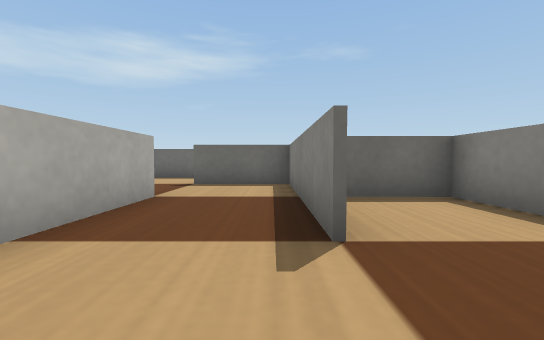
View 1 (above)

20 first-person views from a walk through a world built for the Webots simulator. The camera is 0.06 m above the floor, tilts 2° down and sees 90° across. The floor is counted in squares, 0.1 m on a side. Each view is taken from the middle of a square. On the plan, view 1 faces up. The plan holds only what a view shows up to about 9 squares ahead; the rest is blank. Robots are left out. Webots' stock objects and surfaces are drawn as simple stand-ins.

View 2
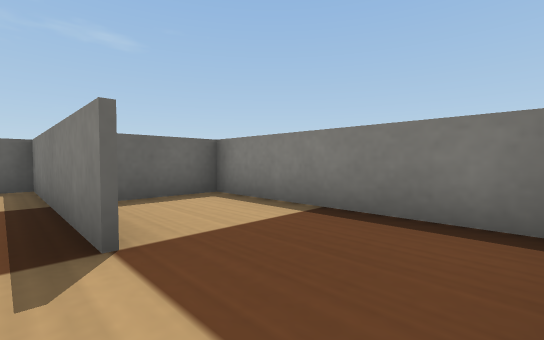

View 3
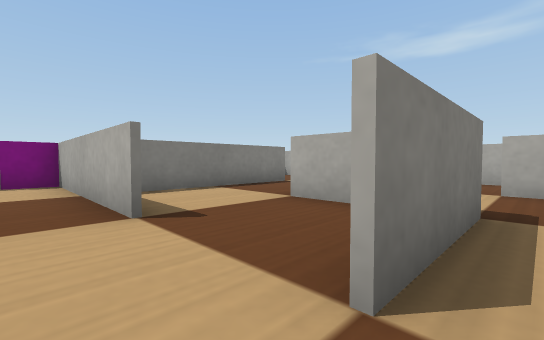

View 4
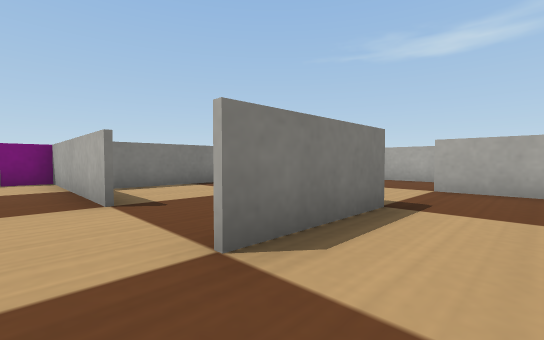

View 5
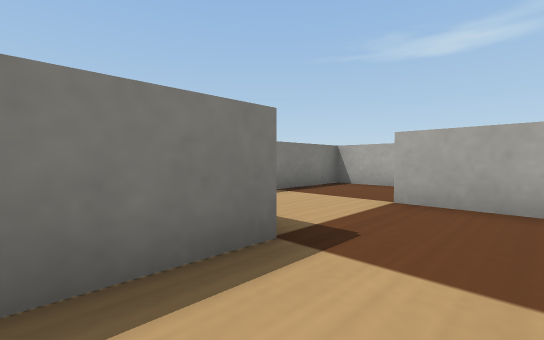

View 6
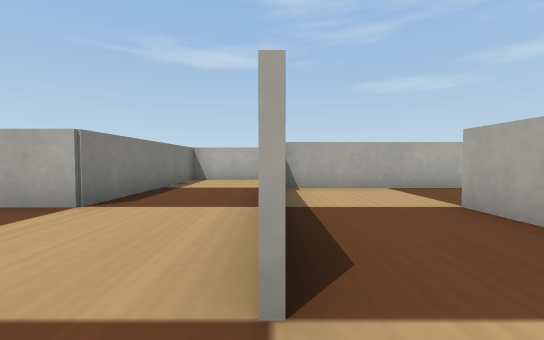

View 7
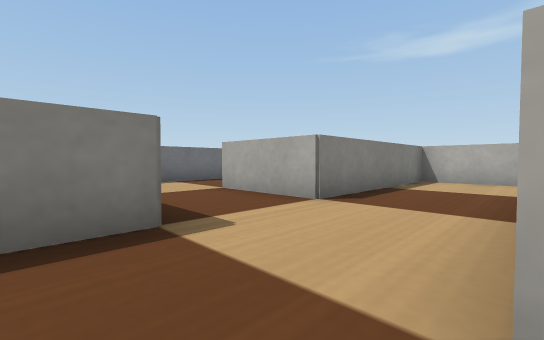

View 8
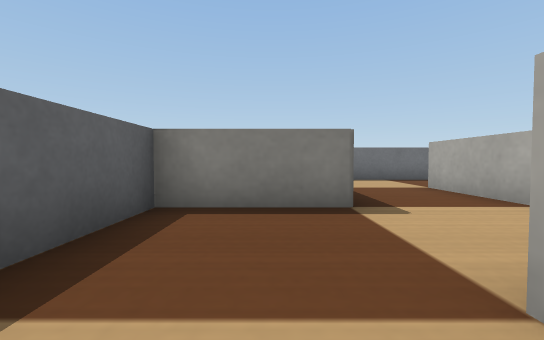

View 9
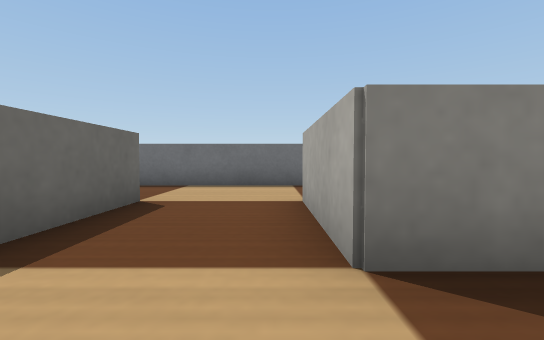

View 10
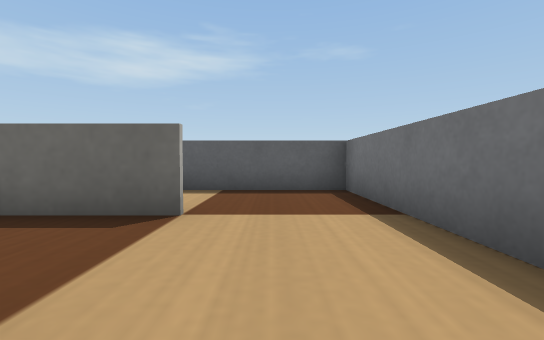

View 11
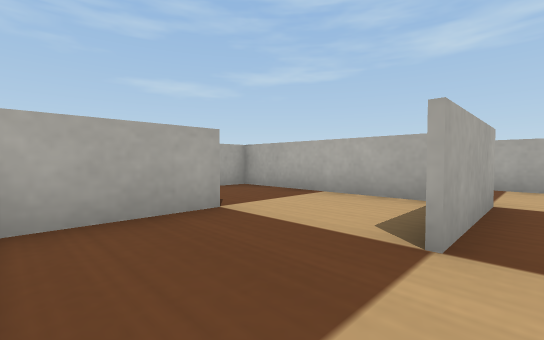

View 12
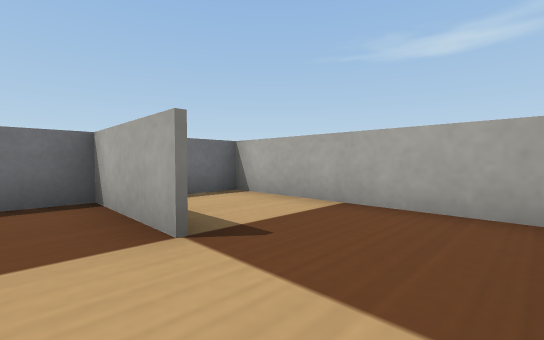

View 13
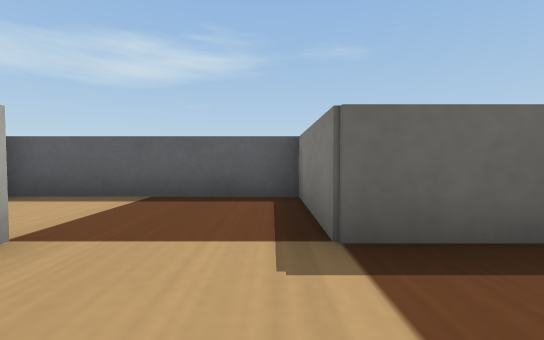

View 14
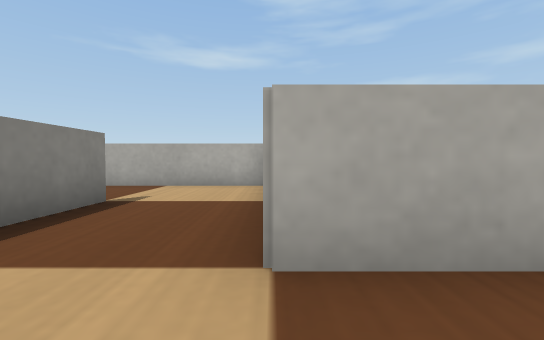

View 15
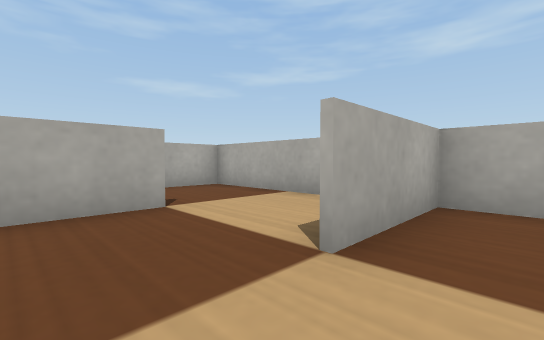

View 16
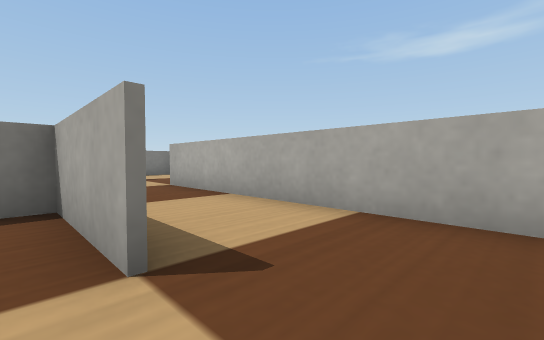

View 17
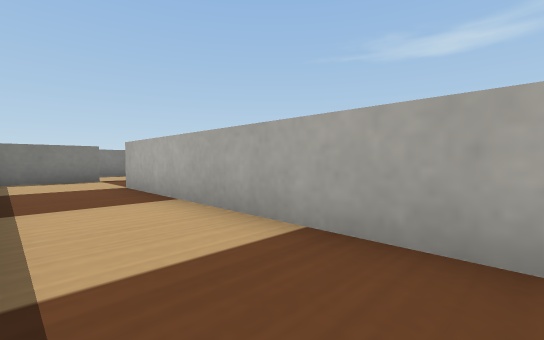

View 18
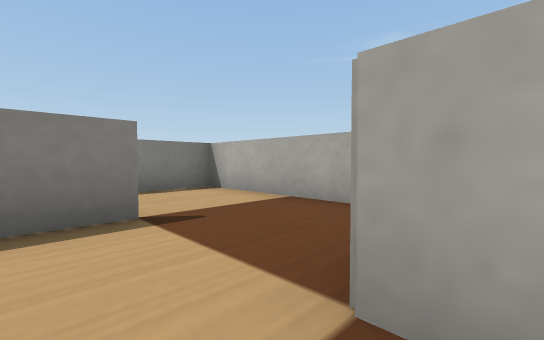

View 19
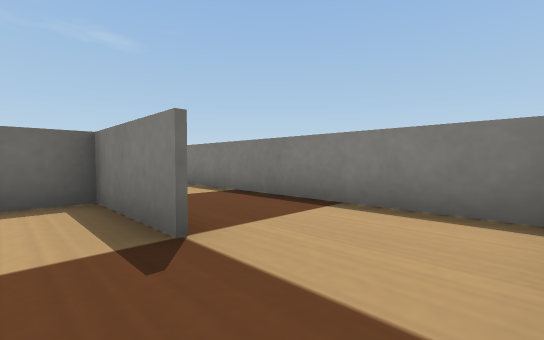

View 20
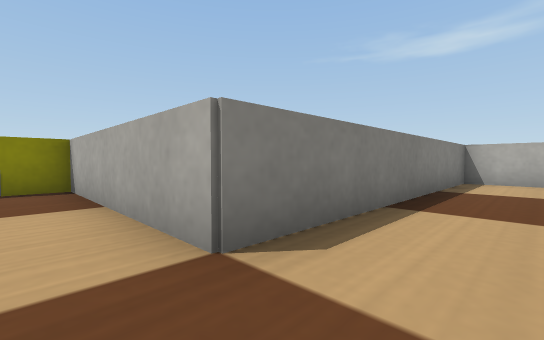

### Floor plan
Key: @ floor where view 1 was taken; # wall or solid block; . floor.
Columns run from 7 left of view 1 to 11 right of it. Each row starts with its distance up from view 1.
 15         ###########
 14         ....# ....#
 13          ...#  ...#
 12          ...####..#
 11         ..#.......#
 10        #..#.......#
  9        ...#.####..#
  8  .........#.#.....#
  7  .....#####.#...###
  6  .#....#  ..#.....#
  5  .##...#  ..#.....#
  4  ..###.############
  3 #....#.#..#.......#
  2 ###..#.#..#. ######
  1 #....#....#.#
  0 #....#.@..#.#
 -1 #..########.##
 -2 #.........#.#
 -3 ########..#.#
 -4         ....#
 -5         ....#
 -6          #####

Where each view was taken, in squares from view 1:
view 1: 0 up, 0 right, facing up
view 2: 0 up, 0 right, facing up-right
view 3: 8 up, 5 left, facing down-right
view 4: 8 up, 6 left, facing down-right
view 5: 6 up, 6 left, facing down-right
view 6: 13 up, 3 right, facing down
view 7: 13 up, 3 right, facing down-right
view 8: 13 up, 2 right, facing right
view 9: 10 up, 4 right, facing right
view 10: 9 up, 9 right, facing up
view 11: 10 up, 10 right, facing down-left
view 12: 8 up, 6 right, facing down-right
view 13: 10 up, 5 right, facing up
view 14: 6 up, 2 left, facing down
view 15: 3 up, 3 left, facing down-left
view 16: 0 up, 6 left, facing down-right
view 17: 1 down, 6 left, facing down-right
view 18: 2 down, 0 right, facing down-right
view 19: 5 down, 2 right, facing up-right
view 20: 3 up, 4 right, facing down-right
